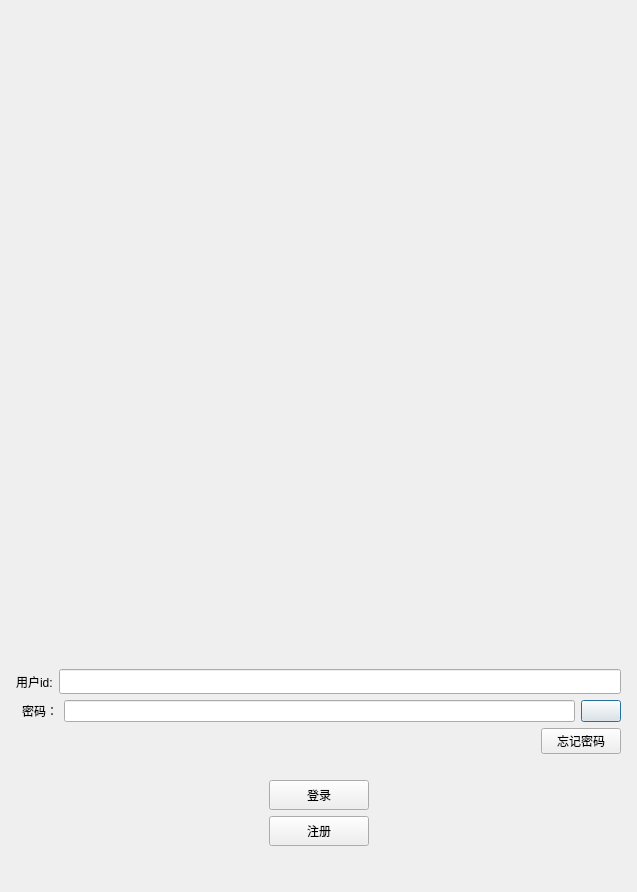
<?xml version="1.0" encoding="UTF-8"?>
<ui version="4.0">
 <class>LoginDialog</class>
 <widget class="QDialog" name="LoginDialog">
  <property name="geometry">
   <rect>
    <x>0</x>
    <y>0</y>
    <width>637</width>
    <height>892</height>
   </rect>
  </property>
  <property name="windowTitle">
   <string>Dialog</string>
  </property>
  <layout class="QVBoxLayout" name="verticalLayout_2">
   <item>
    <layout class="QVBoxLayout" name="verticalLayout">
     <property name="leftMargin">
      <number>5</number>
     </property>
     <property name="topMargin">
      <number>5</number>
     </property>
     <property name="rightMargin">
      <number>5</number>
     </property>
     <property name="bottomMargin">
      <number>5</number>
     </property>
     <item>
      <widget class="QWidget" name="widget" native="true"/>
     </item>
     <item>
      <layout class="QGridLayout" name="gridLayout">
       <item row="0" column="0">
        <widget class="QLabel" name="label">
         <property name="text">
          <string/>
         </property>
         <property name="pixmap">
          <pixmap resource="res.qrc">:/new/prefix1/wechat.png</pixmap>
         </property>
         <property name="scaledContents">
          <bool>true</bool>
         </property>
         <property name="alignment">
          <set>Qt::AlignmentFlag::AlignCenter</set>
         </property>
         <property name="wordWrap">
          <bool>false</bool>
         </property>
         <property name="openExternalLinks">
          <bool>false</bool>
         </property>
        </widget>
       </item>
      </layout>
     </item>
     <item>
      <spacer name="verticalSpacer">
       <property name="orientation">
        <enum>Qt::Orientation::Vertical</enum>
       </property>
       <property name="sizeType">
        <enum>QSizePolicy::Policy::Fixed</enum>
       </property>
       <property name="sizeHint" stdset="0">
        <size>
         <width>20</width>
         <height>40</height>
        </size>
       </property>
      </spacer>
     </item>
     <item>
      <layout class="QHBoxLayout" name="horizontalLayout">
       <item>
        <widget class="QLabel" name="userlabel">
         <property name="minimumSize">
          <size>
           <width>0</width>
           <height>25</height>
          </size>
         </property>
         <property name="maximumSize">
          <size>
           <width>16777215</width>
           <height>25</height>
          </size>
         </property>
         <property name="text">
          <string>用户id:</string>
         </property>
        </widget>
       </item>
       <item>
        <widget class="QLineEdit" name="useredit">
         <property name="minimumSize">
          <size>
           <width>0</width>
           <height>25</height>
          </size>
         </property>
         <property name="maximumSize">
          <size>
           <width>16777215</width>
           <height>25</height>
          </size>
         </property>
        </widget>
       </item>
      </layout>
     </item>
     <item>
      <layout class="QHBoxLayout" name="horizontalLayout_2">
       <property name="leftMargin">
        <number>6</number>
       </property>
       <item>
        <widget class="QLabel" name="passlabel">
         <property name="text">
          <string>密码：</string>
         </property>
        </widget>
       </item>
       <item>
        <widget class="QLineEdit" name="passedit"/>
       </item>
       <item>
        <widget class="IconSwitchBtn" name="password_btn">
         <property name="text">
          <string/>
         </property>
        </widget>
       </item>
      </layout>
     </item>
     <item>
      <layout class="QHBoxLayout" name="horizontalLayout_3">
       <item>
        <spacer name="horizontalSpacer">
         <property name="orientation">
          <enum>Qt::Orientation::Horizontal</enum>
         </property>
         <property name="sizeHint" stdset="0">
          <size>
           <width>40</width>
           <height>20</height>
          </size>
         </property>
        </spacer>
       </item>
       <item>
        <widget class="QPushButton" name="forget_btn">
         <property name="text">
          <string>忘记密码</string>
         </property>
        </widget>
       </item>
      </layout>
     </item>
     <item>
      <spacer name="verticalSpacer_2">
       <property name="orientation">
        <enum>Qt::Orientation::Vertical</enum>
       </property>
       <property name="sizeType">
        <enum>QSizePolicy::Policy::Fixed</enum>
       </property>
       <property name="sizeHint" stdset="0">
        <size>
         <width>20</width>
         <height>20</height>
        </size>
       </property>
      </spacer>
     </item>
     <item>
      <layout class="QHBoxLayout" name="horizontalLayout_4">
       <item>
        <spacer name="horizontalSpacer_2">
         <property name="orientation">
          <enum>Qt::Orientation::Horizontal</enum>
         </property>
         <property name="sizeHint" stdset="0">
          <size>
           <width>40</width>
           <height>20</height>
          </size>
         </property>
        </spacer>
       </item>
       <item>
        <widget class="QPushButton" name="confirm_btn">
         <property name="minimumSize">
          <size>
           <width>100</width>
           <height>30</height>
          </size>
         </property>
         <property name="maximumSize">
          <size>
           <width>100</width>
           <height>30</height>
          </size>
         </property>
         <property name="text">
          <string>登录</string>
         </property>
        </widget>
       </item>
       <item>
        <spacer name="horizontalSpacer_3">
         <property name="orientation">
          <enum>Qt::Orientation::Horizontal</enum>
         </property>
         <property name="sizeHint" stdset="0">
          <size>
           <width>40</width>
           <height>20</height>
          </size>
         </property>
        </spacer>
       </item>
      </layout>
     </item>
     <item>
      <layout class="QHBoxLayout" name="horizontalLayout_5">
       <item>
        <spacer name="horizontalSpacer_4">
         <property name="orientation">
          <enum>Qt::Orientation::Horizontal</enum>
         </property>
         <property name="sizeHint" stdset="0">
          <size>
           <width>40</width>
           <height>20</height>
          </size>
         </property>
        </spacer>
       </item>
       <item>
        <widget class="QPushButton" name="reg_btn">
         <property name="minimumSize">
          <size>
           <width>100</width>
           <height>30</height>
          </size>
         </property>
         <property name="maximumSize">
          <size>
           <width>100</width>
           <height>30</height>
          </size>
         </property>
         <property name="text">
          <string>注册</string>
         </property>
        </widget>
       </item>
       <item>
        <spacer name="horizontalSpacer_5">
         <property name="orientation">
          <enum>Qt::Orientation::Horizontal</enum>
         </property>
         <property name="sizeHint" stdset="0">
          <size>
           <width>40</width>
           <height>20</height>
          </size>
         </property>
        </spacer>
       </item>
      </layout>
     </item>
     <item>
      <spacer name="verticalSpacer_3">
       <property name="orientation">
        <enum>Qt::Orientation::Vertical</enum>
       </property>
       <property name="sizeType">
        <enum>QSizePolicy::Policy::Fixed</enum>
       </property>
       <property name="sizeHint" stdset="0">
        <size>
         <width>20</width>
         <height>30</height>
        </size>
       </property>
      </spacer>
     </item>
    </layout>
   </item>
  </layout>
 </widget>
 <customwidgets>
  <customwidget>
   <class>IconSwitchBtn</class>
   <extends>QPushButton</extends>
   <header location="global">iconswitchbtn.h</header>
  </customwidget>
 </customwidgets>
 <resources>
  <include location="res.qrc"/>
 </resources>
 <connections/>
</ui>
